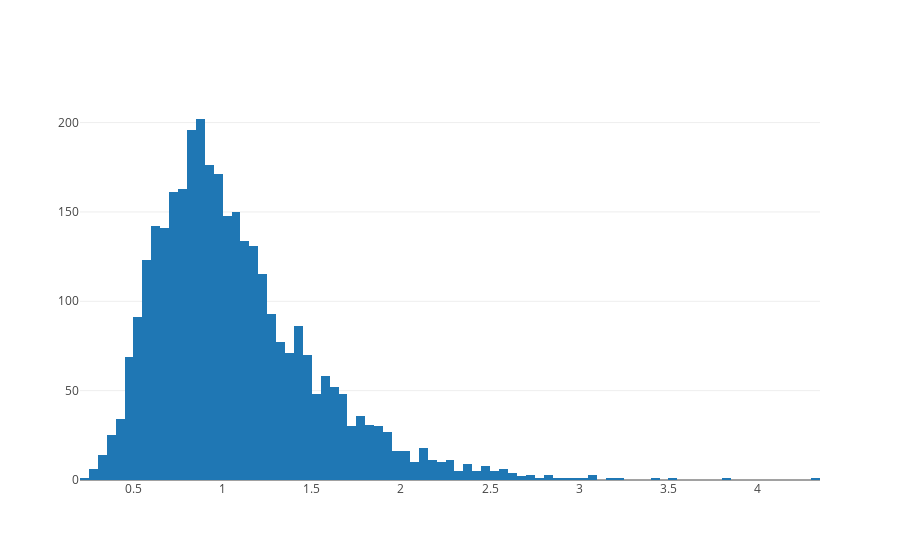

The cell this chart's notebook holds for it:
### Code cell
iplot(factorPlot(0, True, False))

### Figure 1 — Plotly figure (JSON) as saved in the notebook; plotly's stock layout.template omitted (floating-point values rounded to 4 significant figures; data arrays with more than 128 entries replaced by an {"elided": "..."} marker saying what was removed)
{"data": [{"type": "histogram", "uid": "dba74e88-2527-11e9-b743-40f2e9c643a0", "x": {"elided": "3306 float values"}}], "layout": {}}
